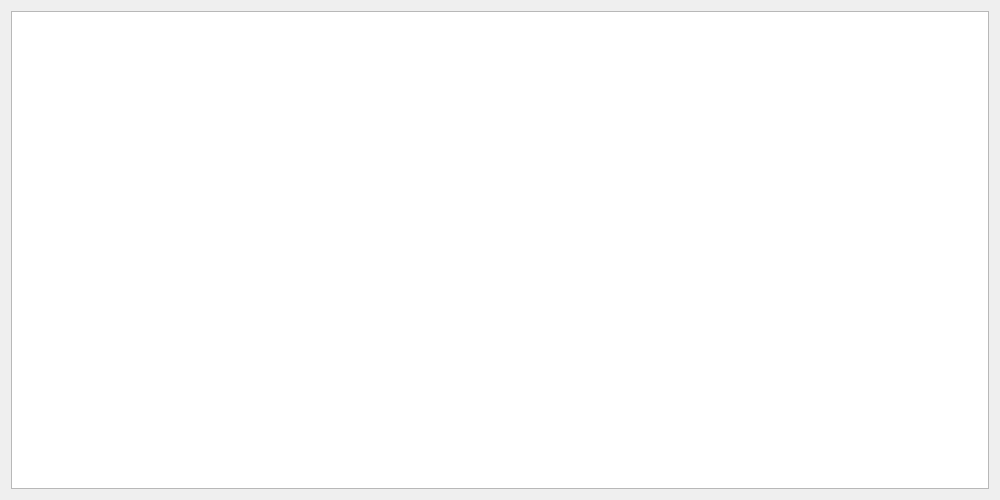
<?xml version="1.0" encoding="UTF-8"?>
<ui version="4.0">
 <class>Dialog</class>
 <widget class="QDialog" name="Dialog">
  <property name="windowModality">
   <enum>Qt::NonModal</enum>
  </property>
  <property name="geometry">
   <rect>
    <x>0</x>
    <y>0</y>
    <width>1000</width>
    <height>500</height>
   </rect>
  </property>
  <property name="windowTitle">
   <string>Approximate Answer</string>
  </property>
  <property name="windowIcon">
   <iconset>
    <normaloff>../assets/logo.png</normaloff>../assets/logo.png</iconset>
  </property>
  <layout class="QHBoxLayout" name="horizontalLayout">
   <item>
    <widget class="QTextBrowser" name="approx_text">
     <property name="font">
      <font>
       <family>Courier New</family>
      </font>
     </property>
     <property name="lineWrapMode">
      <enum>QTextEdit::WidgetWidth</enum>
     </property>
    </widget>
   </item>
  </layout>
 </widget>
 <resources/>
 <connections/>
</ui>
